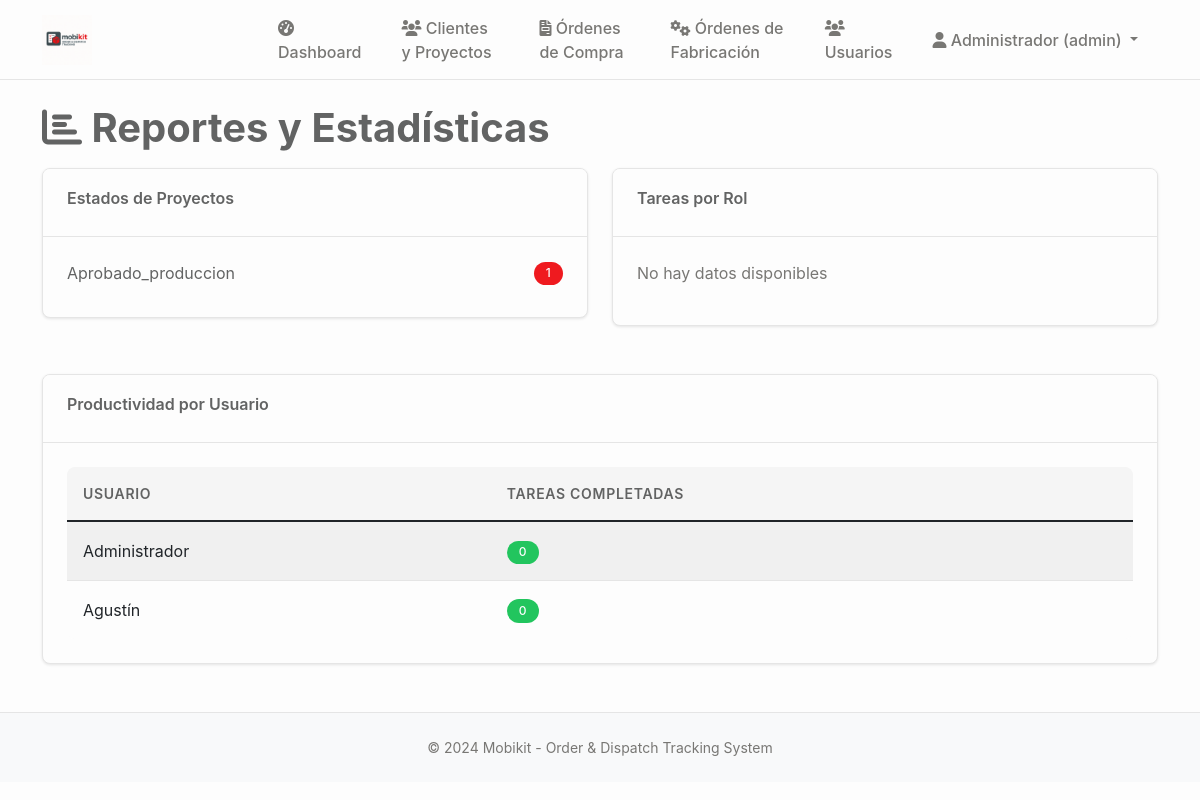
The app's page /reportes (signed in), older data.
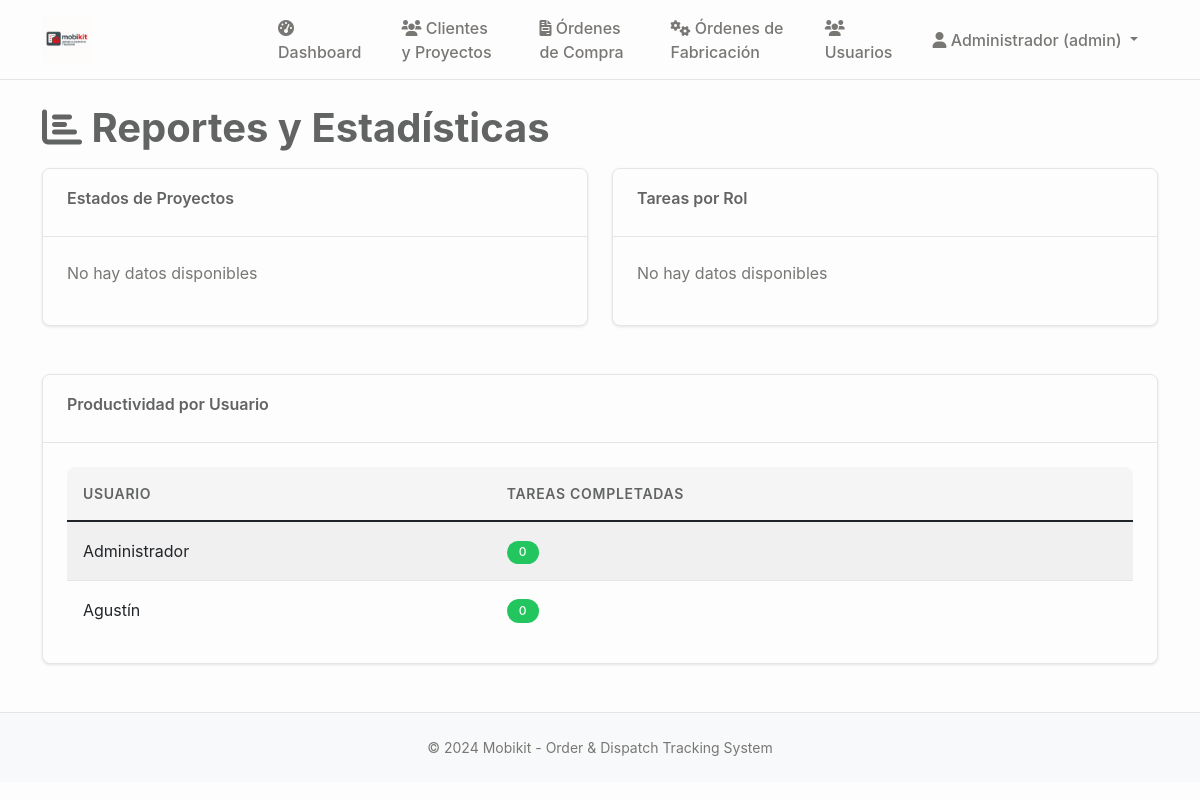
The same page, newer data.
### tables this page shows
CREATE TABLE proyectos (
                id INTEGER PRIMARY KEY AUTOINCREMENT,
                codigo TEXT UNIQUE NOT NULL,
                nombre TEXT NOT NULL,
                cliente_id INTEGER NOT NULL,
                descripcion TEXT,
                estado TEXT DEFAULT 'en_desarrollo' CHECK (estado IN ('en_desarrollo', 'aprobado_produccion', 'seccionado', 'enchapado', 'mecanizado', 'produccion_completa', 'embalando', 'listo_despacho', 'entregado', 'cancelado')),
                prioridad TEXT DEFAULT 'media' CHECK (prioridad IN ('baja', 'media', 'alta', 'urgente')),
                fecha_inicio DATE,
                fecha_entrega DATE,
                fecha_entrega_real DATE,
                diseñador_id INTEGER,
                supervisor_id INTEGER,
                presupuesto DECIMAL(12,2),
                costo_real DECIMAL(12,2),
                observaciones TEXT,
                created_at TIMESTAMP DEFAULT CURRENT_TIMESTAMP,
                updated_at TIMESTAMP DEFAULT CURRENT_TIMESTAMP, adjudicacion_tipo TEXT DEFAULT "orden_compra" CHECK (adjudicacion_tipo IN ("contrato", "orden_compra")), monto_neto DECIMAL(12,2), estado_proyecto TEXT DEFAULT "pendiente_presupuesto", monto_neto_provision DECIMAL(12,2), monto_neto_instalacion DECIMAL(12,2), fecha_estimada_inicio DATE, archivado BOOLEAN DEFAULT FALSE,
                FOREIGN KEY (cliente_id) REFERENCES clientes (id),
                FOREIGN KEY (diseñador_id) REFERENCES usuarios (id),
                FOREIGN KEY (supervisor_id) REFERENCES usuarios (id)
            );

CREATE TABLE usuarios (
    id INTEGER PRIMARY KEY AUTOINCREMENT,
    username TEXT UNIQUE NOT NULL,
    password_hash TEXT NOT NULL,
    rol TEXT NOT NULL CHECK (rol IN ('admin', 'general', 'diseñador', 'operación', 'embalaje', 'despacho')),
    nombre TEXT NOT NULL,
    apellido TEXT,
    email TEXT UNIQUE,
    telefono TEXT,
    area_id INTEGER,
    activo BOOLEAN DEFAULT TRUE,
    ultimo_acceso TIMESTAMP,
    created_at TIMESTAMP DEFAULT CURRENT_TIMESTAMP,
    updated_at TIMESTAMP DEFAULT CURRENT_TIMESTAMP,
    FOREIGN KEY (area_id) REFERENCES areas (id)
);

### main.py (the view)
@app.route('/reportes')
@login_required
@role_required(['admin', 'general'])
def reportes():
    conn = sqlite3.connect('mobikit.db')
    cursor = conn.cursor()
    cursor.execute('''
        SELECT estado, COUNT(*) as cantidad
        FROM proyectos
        GROUP BY estado
    ''')
    estados_proyecto = cursor.fetchall()
    cursor.execute('''
        SELECT rol_asignado, COUNT(*) as cantidad
        FROM tareas
        GROUP BY rol_asignado
    ''')
    tareas_rol = cursor.fetchall()
    cursor.execute('''
        SELECT u.nombre, COUNT(t.id) as tareas_completadas
        FROM usuarios u
        LEFT JOIN tareas t ON u.id = t.usuario_asignado_id AND t.estado = 'completada'
        GROUP BY u.id, u.nombre
        ORDER BY tareas_completadas DESC
    ''')
    productividad = cursor.fetchall()
    conn.close()
    return render_template('reportes.html',
                           estados_proyecto=estados_proyecto,
                           tareas_rol=tareas_rol,
                           productividad=productividad)

### main.py (called while the page is built)
def login_required(f):
    @wraps(f)
    def decorated_function(*args, **kwargs):
        if 'user_id' not in session:
            return redirect(url_for('login'))
        return f(*args, **kwargs)
    return decorated_function

def role_required(roles):
    def decorator(f):
        @wraps(f)
        def decorated_function(*args, **kwargs):
            if 'user_role' not in session or session['user_role'] not in roles:
                flash('No tienes permisos para acceder a esta página', 'error')
                return redirect(url_for('dashboard'))
            return f(*args, **kwargs)
        return decorated_function
    return decorator

### templates/reportes.html (shortened to what this page needs)
{% extends "base.html" %}
{% block content %}
<h1><i class="fas fa-chart-bar"></i> Reportes y Estadísticas</h1>
<div class="row">
    <div class="col-md-6">
        <div class="card">
            <div class="card-header">
                <h6>Estados de Proyectos</h6>
            </div>
            <div class="card-body">
                {% if estados_proyecto %}
                {% for estado in estados_proyecto %}
                <div class="d-flex justify-content-between align-items-center mb-2">
                    <span>{{ estado[0]|title }}</span>
                    <span class="badge bg-primary">{{ estado[1] }}</span>
                </div>
                {% endfor %}
                {% else %}
                <p class="text-muted">No hay datos disponibles</p>
                {% endif %}
            </div>
        </div>
    </div>
    <div class="col-md-6">
        <div class="card">
            <div class="card-header">
                <h6>Tareas por Rol</h6>
            </div>
            <div class="card-body">
                {% if tareas_rol %}
                {% for rol in tareas_rol %}
                <div class="d-flex justify-content-between align-items-center mb-2">
                    <span>{{ rol[0]|title }}</span>
                    <span class="badge bg-secondary">{{ rol[1] }}</span>
                </div>
                {% endfor %}
                {% else %}
                <p class="text-muted">No hay datos disponibles</p>
                {% endif %}
            </div>
        </div>
    </div>
</div>
<div class="card mt-4">
    <div class="card-header">
        <h6>Productividad por Usuario</h6>
    </div>
    <div class="card-body">
        {% if productividad %}
        <div class="table-responsive">
            <table class="table table-striped">
                <thead>
                    <tr>
                        <th>Usuario</th>
                        <th>Tareas Completadas</th>
                    </tr>
                </thead>
                <tbody>
                    {% for usuario in productividad %}
                    <tr>
                        <td>{{ usuario[0] }}</td>
                        <td>
                            <span class="badge bg-success">{{ usuario[1] }}</span>
                        </td>
                    </tr>
                    {% endfor %}
                </tbody>
            </table>
        </div>
        {% else %}
        <p class="text-muted">No hay datos de productividad disponibles</p>
        {% endif %}
    </div>
</div>
{% endblock %}

### templates/base.html (shortened to what this page needs)
<!DOCTYPE html>
<html lang="es">
<head>
    <link href="https://cdn.jsdelivr.net/npm/bootstrap@5.1.3/dist/css/bootstrap.min.css" rel="stylesheet">
    <link href="https://cdnjs.cloudflare.com/ajax/libs/font-awesome/6.0.0/css/all.min.css" rel="stylesheet">
    <link href="{{ url_for('static', filename='css/style.css') }}" rel="stylesheet">
</head>
<body>
    <nav class="navbar navbar-expand-lg navbar-dark bg-primary">
        <div class="container">
            <a class="navbar-brand" href="{{ url_for('dashboard') }}">
                <img src="{{ url_for('static', filename='img/mobikit-logo.png') }}" alt="Mobikit Logo" style="height: 60px; width: auto; object-fit: contain; max-width: 200px;">
            </a>
            {% if session.user_id %}
            <div class="collapse navbar-collapse" id="navbarNav">
                <ul class="navbar-nav me-auto">
                    <li class="nav-item">
                        <a class="nav-link" href="{{ url_for('dashboard') }}">
                            <i class="fas fa-tachometer-alt"></i> Dashboard
                        </a>
                    </li>
                    <li class="nav-item">
                        <a class="nav-link" href="{{ url_for('clientes') }}">
                            <i class="fas fa-users"></i> Clientes y Proyectos
                        </a>
                    </li>
                    <li class="nav-item">
                        <a class="nav-link {% if request.endpoint == 'ordenes_compra' %}active{% endif %}" href="{{ url_for('ordenes_compra') }}">
                            <i class="fas fa-file-invoice"></i> Órdenes de Compra
                        </a>
                    </li>
                    <li class="nav-item">
                        <a class="nav-link {% if request.endpoint == 'ordenes_fabricacion' %}active{% endif %}" href="{{ url_for('ordenes_fabricacion') }}">
                            <i class="fas fa-cogs"></i> Órdenes de Fabricación
                        </a>
                    </li>
                    {% if session.user_role == 'admin' %}
                    <li class="nav-item">
                        <a class="nav-link" href="{{ url_for('usuarios') }}">
                            <i class="fas fa-users"></i> Usuarios
                        </a>
                    </li>
                    {% endif %}
                </ul>
                <ul class="navbar-nav">
                    <li class="nav-item dropdown">
                        <a class="nav-link dropdown-toggle" href="#" id="navbarDropdown" role="button" data-bs-toggle="dropdown">
                            <i class="fas fa-user"></i> {{ session.user_name }} ({{ session.user_role }})
                        </a>
                    </li>
                </ul>
            </div>
            {% endif %}
        </div>
    </nav>
    <main class="container mt-4">
        {% block content %}{% endblock %}
    </main>
    <footer class="bg-light mt-5 py-4">
        <div class="container text-center">
            <p class="mb-0">&copy; 2024 Mobikit - Order & Dispatch Tracking System</p>
        </div>
    </footer>
</body>
</html>

Row changes from the older to the newer data that the page shows:
removed proyectos: estado "Aprobado_produccion", estado "1"
Text that changed along with them:
text now shown: "No hay datos disponibles"
